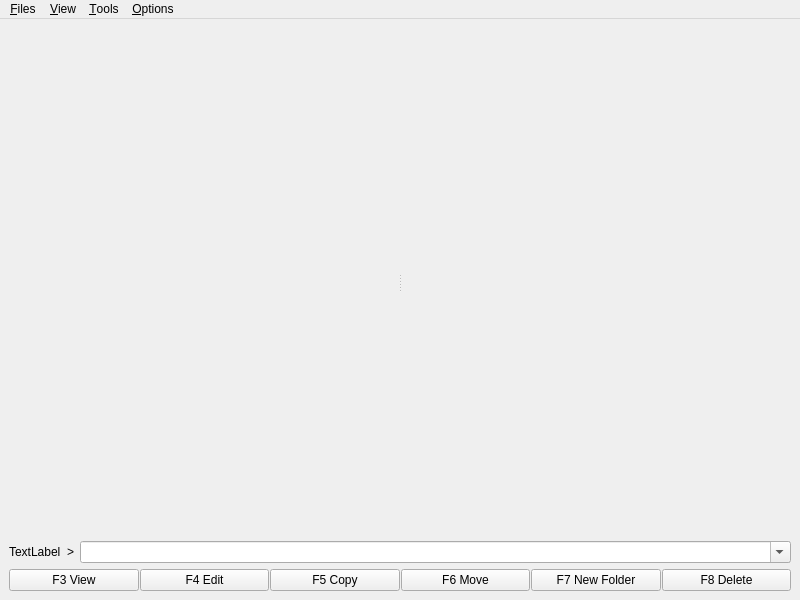
<?xml version="1.0" encoding="UTF-8"?>
<ui version="4.0">
 <class>CMainWindow</class>
 <widget class="QMainWindow" name="CMainWindow">
  <property name="geometry">
   <rect>
    <x>0</x>
    <y>0</y>
    <width>800</width>
    <height>600</height>
   </rect>
  </property>
  <property name="windowTitle">
   <string>File Commander</string>
  </property>
  <widget class="QWidget" name="centralwidget">
   <layout class="QVBoxLayout" name="verticalLayout" stretch="1,0,0">
    <item>
     <widget class="QSplitter" name="splitter">
      <property name="frameShape">
       <enum>QFrame::NoFrame</enum>
      </property>
      <property name="lineWidth">
       <number>2</number>
      </property>
      <property name="midLineWidth">
       <number>2</number>
      </property>
      <property name="orientation">
       <enum>Qt::Horizontal</enum>
      </property>
      <property name="opaqueResize">
       <bool>false</bool>
      </property>
      <property name="handleWidth">
       <number>2</number>
      </property>
      <property name="childrenCollapsible">
       <bool>false</bool>
      </property>
      <widget class="QStackedWidget" name="leftWidget">
       <property name="minimumSize">
        <size>
         <width>281</width>
         <height>241</height>
        </size>
       </property>
       <property name="focusPolicy">
        <enum>Qt::TabFocus</enum>
       </property>
       <widget class="CPanelWidget" name="leftPanel"/>
      </widget>
      <widget class="QStackedWidget" name="rightWidget">
       <property name="minimumSize">
        <size>
         <width>281</width>
         <height>241</height>
        </size>
       </property>
       <property name="focusPolicy">
        <enum>Qt::TabFocus</enum>
       </property>
       <widget class="CPanelWidget" name="rightPanel"/>
      </widget>
     </widget>
    </item>
    <item>
     <layout class="QHBoxLayout" name="horizontalLayout_2" stretch="0,0,1">
      <item>
       <widget class="QLabel" name="fullPath">
        <property name="mouseTracking">
         <bool>false</bool>
        </property>
        <property name="text">
         <string>TextLabel</string>
        </property>
       </widget>
      </item>
      <item>
       <widget class="QLabel" name="label">
        <property name="text">
         <string>&gt;</string>
        </property>
       </widget>
      </item>
      <item>
       <widget class="CHistoryComboBox" name="commandLine">
        <property name="mouseTracking">
         <bool>false</bool>
        </property>
        <property name="editable">
         <bool>true</bool>
        </property>
        <property name="currentText">
         <string notr="true"/>
        </property>
        <property name="maxVisibleItems">
         <number>25</number>
        </property>
        <property name="insertPolicy">
         <enum>QComboBox::InsertAtTop</enum>
        </property>
       </widget>
      </item>
     </layout>
    </item>
    <item>
     <layout class="QHBoxLayout" name="buttons">
      <property name="spacing">
       <number>1</number>
      </property>
      <item>
       <widget class="QPushButton" name="btnView">
        <property name="mouseTracking">
         <bool>false</bool>
        </property>
        <property name="focusPolicy">
         <enum>Qt::NoFocus</enum>
        </property>
        <property name="text">
         <string>F3 View</string>
        </property>
       </widget>
      </item>
      <item>
       <widget class="QPushButton" name="btnEdit">
        <property name="mouseTracking">
         <bool>false</bool>
        </property>
        <property name="focusPolicy">
         <enum>Qt::NoFocus</enum>
        </property>
        <property name="text">
         <string>F4 Edit</string>
        </property>
       </widget>
      </item>
      <item>
       <widget class="QPushButton" name="btnCopy">
        <property name="mouseTracking">
         <bool>false</bool>
        </property>
        <property name="focusPolicy">
         <enum>Qt::NoFocus</enum>
        </property>
        <property name="text">
         <string>F5 Copy</string>
        </property>
       </widget>
      </item>
      <item>
       <widget class="QPushButton" name="btnMove">
        <property name="mouseTracking">
         <bool>false</bool>
        </property>
        <property name="focusPolicy">
         <enum>Qt::NoFocus</enum>
        </property>
        <property name="text">
         <string>F6 Move</string>
        </property>
       </widget>
      </item>
      <item>
       <widget class="QPushButton" name="btnNewFolder">
        <property name="mouseTracking">
         <bool>false</bool>
        </property>
        <property name="focusPolicy">
         <enum>Qt::NoFocus</enum>
        </property>
        <property name="text">
         <string>F7 New Folder</string>
        </property>
       </widget>
      </item>
      <item>
       <widget class="QPushButton" name="btnDelete">
        <property name="mouseTracking">
         <bool>false</bool>
        </property>
        <property name="focusPolicy">
         <enum>Qt::NoFocus</enum>
        </property>
        <property name="contextMenuPolicy">
         <enum>Qt::CustomContextMenu</enum>
        </property>
        <property name="text">
         <string>F8 Delete</string>
        </property>
       </widget>
      </item>
     </layout>
    </item>
   </layout>
  </widget>
  <widget class="QMenuBar" name="menubar">
   <property name="geometry">
    <rect>
     <x>0</x>
     <y>0</y>
     <width>800</width>
     <height>21</height>
    </rect>
   </property>
   <widget class="QMenu" name="menuFiles">
    <property name="title">
     <string>&amp;Files</string>
    </property>
    <addaction name="actionRefresh"/>
    <addaction name="separator"/>
    <addaction name="actionExit"/>
   </widget>
   <widget class="QMenu" name="menuCommands">
    <property name="title">
     <string>&amp;Tools</string>
    </property>
    <addaction name="actionOpen_Console_Here"/>
    <addaction name="actionCalculate_occupied_space"/>
   </widget>
   <widget class="QMenu" name="menuOptions">
    <property name="title">
     <string>&amp;Options</string>
    </property>
    <addaction name="action_Settings"/>
   </widget>
   <widget class="QMenu" name="menu_View">
    <property name="title">
     <string>&amp;View</string>
    </property>
    <addaction name="action_Show_hidden_files"/>
    <addaction name="actionShowAllFiles"/>
    <addaction name="separator"/>
    <addaction name="actionQuick_view"/>
   </widget>
   <addaction name="menuFiles"/>
   <addaction name="menu_View"/>
   <addaction name="menuCommands"/>
   <addaction name="menuOptions"/>
  </widget>
  <action name="actionRefresh">
   <property name="text">
    <string>&amp;Refresh</string>
   </property>
   <property name="shortcut">
    <string notr="true">Ctrl+F5</string>
   </property>
  </action>
  <action name="actionOpen_Console_Here">
   <property name="text">
    <string>&amp;Open  console here</string>
   </property>
   <property name="shortcut">
    <string>Shift+F2</string>
   </property>
  </action>
  <action name="actionExit">
   <property name="text">
    <string>&amp;Exit</string>
   </property>
  </action>
  <action name="actionShowAllFiles">
   <property name="text">
    <string>&amp;Show all files in this folder and below</string>
   </property>
   <property name="shortcut">
    <string>Ctrl+B</string>
   </property>
  </action>
  <action name="action_Settings">
   <property name="text">
    <string>&amp;Settings</string>
   </property>
   <property name="shortcut">
    <string>Ctrl+Alt+P</string>
   </property>
  </action>
  <action name="action_Show_hidden_files">
   <property name="checkable">
    <bool>true</bool>
   </property>
   <property name="text">
    <string>&amp;Show hidden files</string>
   </property>
   <property name="shortcut">
    <string>Alt+H</string>
   </property>
  </action>
  <action name="actionCalculate_occupied_space">
   <property name="text">
    <string>Calculate occupied space</string>
   </property>
   <property name="shortcut">
    <string>Ctrl+L</string>
   </property>
  </action>
  <action name="actionQuick_view">
   <property name="text">
    <string>Quick view</string>
   </property>
   <property name="shortcut">
    <string>Ctrl+Q</string>
   </property>
  </action>
 </widget>
 <customwidgets>
  <customwidget>
   <class>CPanelWidget</class>
   <extends>QWidget</extends>
   <header>panel/cpanelwidget.h</header>
   <container>1</container>
  </customwidget>
  <customwidget>
   <class>CHistoryComboBox</class>
   <extends>QComboBox</extends>
   <header>historycombobox/chistorycombobox.h</header>
  </customwidget>
 </customwidgets>
 <resources/>
 <connections/>
</ui>
